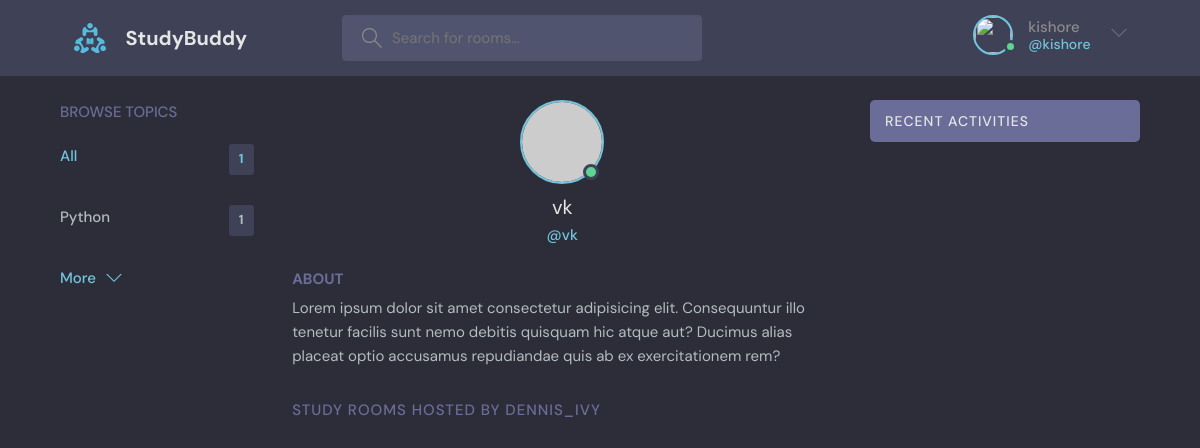
The app's page /profile/4/ (signed in) with its own data.
### base/models.py (models this page shows, shortened)
class User(AbstractUser):
    name = models.CharField(max_length=200, null=True)
    email = models.EmailField(unique=True, null=True)
    bio = models.TextField(null=True)
    avatar = models.ImageField(null=True, default="avatar.svg")
    USERNAME_FIELD = 'email'
    REQUIRED_FIELDS = ['username']

class Topic(models.Model):
    name = models.CharField(max_length=100)

### base/views.py (the view)
# urls.py: path('profile/<str:pk>/',views.userProfile, name='user-profile'),
def userProfile(request,pk):
    user = User.objects.get(id=pk)
    rooms = user.room_set.all()
    room_messages = user.message_set.all()
    topics = Topic.objects.all()
    context = {'user':user, 'rooms':rooms, 'room_messages':room_messages, 'topics':topics}
    return render(request, 'base/profile.html',context)

### base/templates/base/profile.html (shortened to what this page needs)
{% extends 'main.html' %}
{% block content %}
  <main class="profile-page layout layout--3">
    <div class="container">
      {% include 'base/topic_component.html' %}
      <div class="roomList">
        <div class="profile">
          <div class="profile__avatar">
            <div class="avatar avatar--large active">
              <img src="https://randomuser.me/api/portraits/men/11.jpg" />
            </div>
          </div>
          <div class="profile__info">
            <h3>{{user.username}}</h3>
            <p>@{{user.username}}</p>
          </div>
          <div class="profile__about">
            <h3>About</h3>
            <p>
              Lorem ipsum dolor sit amet consectetur adipisicing elit. Consequuntur illo tenetur
              facilis sunt nemo debitis quisquam hic atque aut? Ducimus alias placeat optio
              accusamus repudiandae quis ab ex exercitationem rem?
            </p>
          </div>
        </div>
        <div class="roomList__header">
          <div>
            <h2>Study Rooms Hosted by dennis_ivy</a>
            </h2>
          </div>
        </div>
      </div>
      {% include 'base/activity_component.html' %}
    </div>
  </main>
{% endblock content %}

### templates/navbar.html (shortened to what this page needs)
{% load static %}
<header class="header header--loggedIn">
    <div class="container">
      <a href="{% url 'home' %}" class="header__logo">
        <img src="{% static 'images/logo.svg' %}" />
        <h1>StudyBuddy</h1>
      </a>
      <form class="header__search" method="GET" action="{% url 'home' %}">
        <label>
          <input name="q" placeholder="Search for rooms..." />
        </label>
      </form>
      <nav class="header__menu">
        {%if request.user.is_authenticated %}
        <div class="header__user">
          <a href="{% url 'update-user' %}">
            <div class="avatar avatar--medium active">
              <img src="{{request.user.avater.url}}" />
            </div>
            <p>{{ request.user.username }} <span>@{{ request.user.username  }}</span></p>
          </a>
          <button class="dropdown-button">
            <svg version="1.1" xmlns="http://www.w3.org/2000/svg" width="32" height="32" viewBox="0 0 32 32">
              <title>chevron-down</title>
              <path d="M16 21l-13-13h-3l16 16 16-16h-3l-13 13z"></path>
            </svg>
          </button>
        </div>
        {% else %}
        <a href="{% url 'login' %}">
          <img src="{% static 'images/avatar.svg' %}" />
          <p>Login</p>
        </a>
        {% endif %}
      </nav>
    </div>
  </header>

### base/templates/base/topic_component.html
<div class="topics">
    <div class="topics__header">
      <h2>Browse Topics</h2>
    </div>
    <ul class="topics__list">
      <li>
        <a href="{% url 'home' %}" class="active">All <span>{{ topics.count }}</span></a>
      </li>
      {% for topic in topics %}
      <li>
        <a href="{% url 'home' %}?q={{topic.name}}">{{ topic.name }}<span>{{topic.room_set.all.count}}</span></a>
      </li>
       {% endfor %}
    </ul>
    <a class="btn btn--link" href="{% url 'topics' %}">
      More
      <svg version="1.1" xmlns="http://www.w3.org/2000/svg" width="32" height="32" viewBox="0 0 32 32">
        <title>chevron-down</title>
        <path d="M16 21l-13-13h-3l16 16 16-16h-3l-13 13z"></path>
      </svg>
    </a>
  </div>

### records on screen
User: user.username "kishore"
Topic: name "Python", room_set.all.count "1"
User: username "vk"

### other values on screen
{{ topics.count }} "1"
